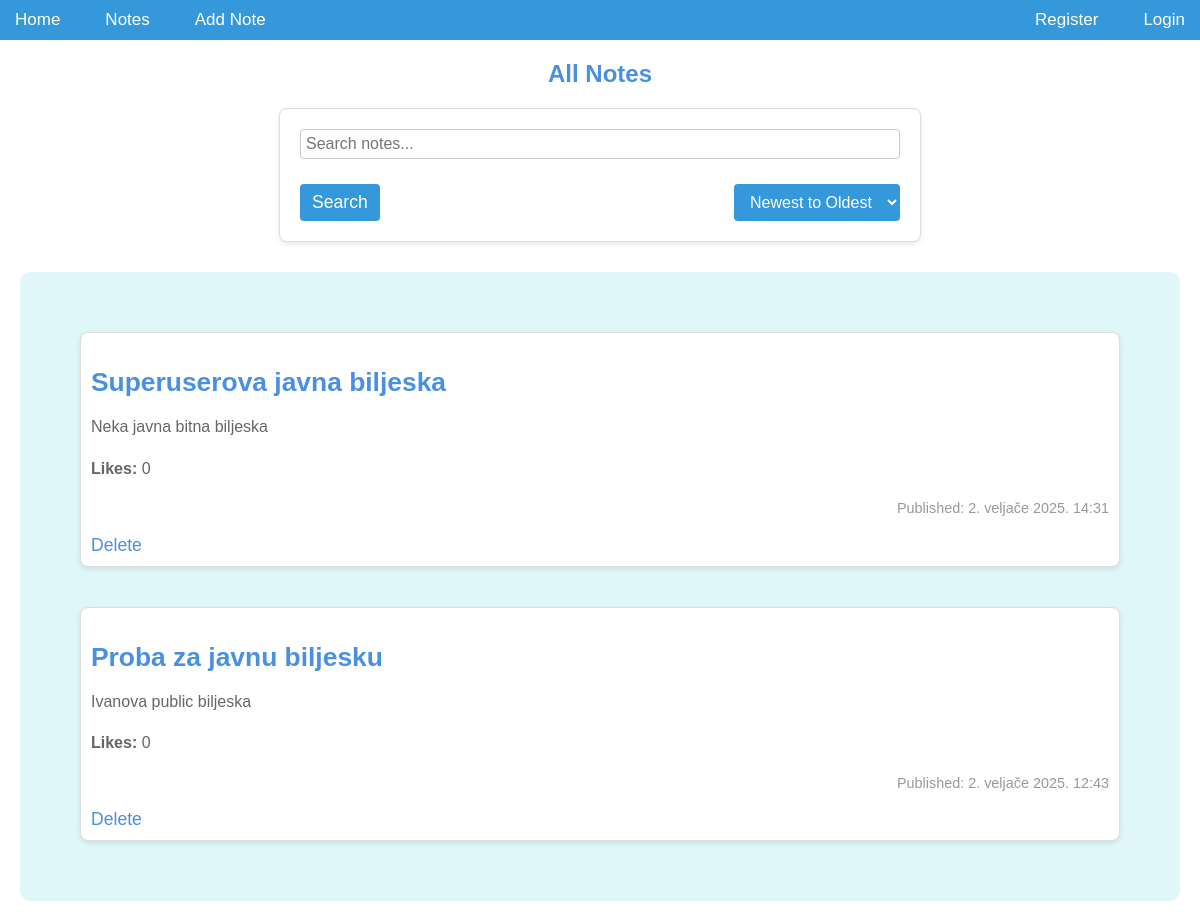
The app's page /notes/ with its own data.
### notes/models.py (models this page shows, shortened)
class Note(models.Model):
    user = models.ForeignKey('accounts.CustomUser', on_delete=models.CASCADE, null=True, blank=True, related_name='notes')
    title = models.CharField(max_length=200)
    content = models.TextField()
    pub_date = models.DateTimeField(auto_now_add=True)
    likes = models.PositiveIntegerField(default=0)
    private_notes = models.ManyToManyField(PrivateNoteModel, blank=True)
    is_public = models.BooleanField(default=True)
    is_important = models.BooleanField(default=False)
    is_locked = models.BooleanField(default=False)
    password = models.CharField(max_length=100, null=True, blank=True)

### notes/views.py (the view)
# urls.py: path('', views.index, name='index'),
def index(request):
    search_query = request.GET.get('search', '')
    order = request.GET.get('order', 'desc')
    if search_query:
        notes = Note.objects.filter(title__icontains=search_query, is_public= True)
    else:
        notes = Note.objects.filter(is_public = True)
    if order == 'asc':
        notes = notes.order_by('-is_important', 'pub_date')
    else:
        notes = notes.order_by( '-is_important', '-pub_date')
    context = {
        'latest_note_list': notes,
        'current_order': order,
        'search_query': search_query,
    }
    return render(request, 'notes/index.html', context)

### notes/templates/notes/index.html (shortened to what this page needs)
{% extends 'notes/base.html' %}
{% block content %}
    <h2>All Notes</h2>
    <form method="get" action="{% url 'notes:index' %}" class="sort-form">
        <input type="text" name="search" placeholder="Search notes..." value="{{ search_query }}">
        <div class="search-sort-buttons">
            <button type="submit" class="search-button">Search</button>
            <select name="order" onchange="this.form.submit()">
                <option value="desc" {% if current_order == 'desc' %}selected{% endif %}>Newest to Oldest</option>
            </select>
        </div>
    </form>
    <div class="notes-container">
        {% for note in latest_note_list %}
        <div class="note">
            <h3><a href="{% url 'notes:detail' note.id %}">{{ note.title }}</a></h3>
            <p>{{ note.content }}</p>
            <p><strong>Likes:</strong> {{ note.likes }}</p>
            <p>Published: {{ note.pub_date }}</p>
            <a href="{% url 'notes:delete_note' note.id %}" onclick="return confirm('Are you sure you want to delete this note?');">
                Delete
            </a>
        </div>
        {% empty %}
        <p>No notes available.</p>
        {% endfor %}
    </div>
{% endblock %}

### notes/static/app/notes.css (style rules this page uses)
body { background-color: white; color: #2c3e50; font-family: Arial, sans-serif; margin: 0; padding: 0; }
.notes-container { background-color: #e0f7fa; padding: 20px; border-radius: 10px; margin-top: 30px; }
h1, h2 { color: #2980b9; font-weight: bold; }
input, textarea { width: 100%; padding: 10px; border: 1px solid #bdc3c7; border-radius: 5px; font-size: 16px; box-sizing: border-box; }
button { background-color: #3498db; color: white; border: none; padding: 10px 20px; border-radius: 5px; font-size: 16px; cursor: pointer; }
body { font-family: Arial, sans-serif; background-color: #f4f7fa; color: #333; margin: 0; padding: 0; }
h2 { text-align: center; color: #4a90e2; margin-top: 20px; }
.note { background-color: #fff; border: 1px solid #ddd; border-radius: 8px; box-shadow: 0 2px 5px rgba(0, 0, 0, 0.1); margin: 40px; padding: 10px; transition: transform 0.2s, box-shadow 0.2s; }
.note h3 { font-size: 1.5em; color: #333; margin-bottom: 10px; }
.note h3 a { text-decoration: none; color: #4a90e2; transition: color 0.3s; }
.note p { font-size: 1em; color: #666; line-height: 1.6; }
.note p:last-of-type { font-size: 0.9em; color: #999; text-align: right; }
form { background-color: #fff; border: 1px solid #ddd; border-radius: 8px; padding: 20px; box-shadow: 0 2px 5px rgba(0, 0, 0, 0.1); margin: 20px auto; width: 80%; max-width: 600px; }
form input, form textarea { width: 100%; padding: 10px; border-radius: 5px; border: 1px solid #ddd; margin-bottom: 15px; font-size: 1em; }
form button { background-color: #4a90e2; color: white; padding: 10px 20px; border: none; border-radius: 5px; font-size: 1.1em; cursor: pointer; transition: background-color 0.3s; }
a { color: #4a90e2; text-decoration: none; font-size: 1.1em; }
.sort-form { display: flex; flex-direction: column; margin-bottom: 20px; }
.sort-form input[type="text"] { padding: 5px; width: 100%; border: 1px solid #ccc; border-radius: 4px; }
.search-sort-buttons { display: flex; justify-content: space-between; margin-top: 10px; }
.search-button { padding: 8px 12px; background-color: #3498db; color: white; border: none; border-radius: 4px; cursor: pointer; transition: background-color 0.3s; }
.sort-form select { padding: 8px 12px; background-color: #3498db; color: white; border: none; border-radius: 4px; font-size: 16px; cursor: pointer; transition: background-color 0.3s; }
body.light { background-color: white; color: black; }

### records on screen
Note: title "Superuserova javna biljeska", content "Neka javna bitna biljeska", likes "0", pub_date "2. veljače 2025. 14:31"
Note: title "Proba za javnu biljesku", content "Ivanova public biljeska", likes "0", pub_date "2. veljače 2025. 12:43"
